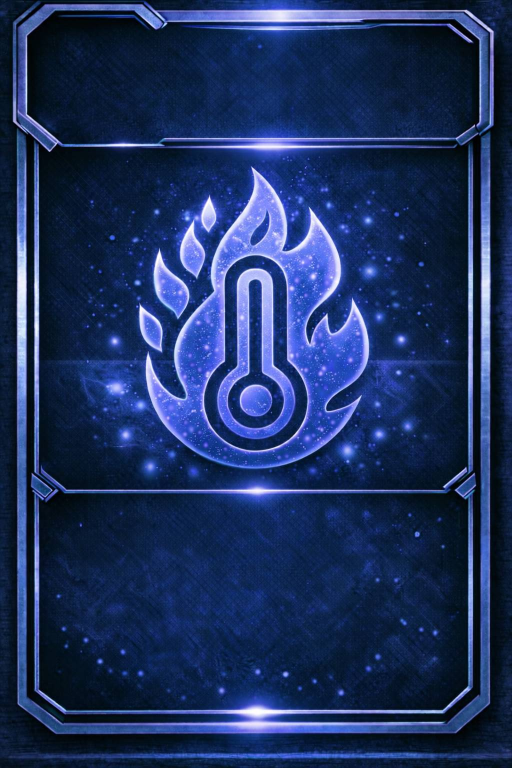
#> input picture bg_new/ChatGPT Image 15 kwi 2026, 18_47_48.jpg, 1024 x 1536 px (shown at 1/2 size)
$ python cards_9up_pdf.py bg_new out.png
#> lines starting #> are read from the running program, lines starting #| are printed output that depends on the picture
import argparse
import math
import re
from io import BytesIO
from pathlib import Path

from PIL import Image
import img2pdf


A4_W_MM = 210
A4_H_MM = 297


def mm_to_px(mm: float, dpi: int) -> int:
    return int(round(mm / 25.4 * dpi))


def natural_key(s: str):
    return [int(t) if t.isdigit() else t.lower() for t in re.split(r"(\d+)", s)]


def collect_images(folder: Path):
    exts = {".jpg", ".jpeg", ".png"}
    files = [p for p in folder.iterdir() if p.is_file() and p.suffix.lower() in exts]
    files.sort(key=lambda p: natural_key(p.name))
    return files


def parse_grid(grid: str):
#> in main, `page = Image.new("RGB", (page_w, page_h), (255, 255, 255))`: page: PIL image 2480x3508 RGB; every value is 255
    m = re.fullmatch(r"\s*(\d+)\s*x\s*(\d+)\s*", grid.lower())
    if not m:
        raise argparse.ArgumentTypeError("Grid musi mieć format np. 10x8, 3x3, 1x10")

    cols = int(m.group(1))
    rows = int(m.group(2))

    if cols <= 0 or rows <= 0:
        raise argparse.ArgumentTypeError("Liczba kolumn i wierszy musi być większa od 0")

    return cols, rows


def get_grid(per_page: int):
    layouts = {
        1: (1, 1),
        2: (1, 2),
        3: (1, 3),
        4: (2, 2),
        5: (2, 3),
        6: (2, 3),
        7: (2, 4),
        8: (2, 4),
        9: (3, 3),
        10: (2, 5),
        11: (3, 4),
        12: (3, 4),
    }

    if per_page in layouts:
        return layouts[per_page]

    cols = math.ceil(math.sqrt(per_page))
    rows = math.ceil(per_page / cols)
    return cols, rows


def load_image_on_white_background(img_path: Path) -> Image.Image:
    with Image.open(img_path) as opened:
#> opened is the input picture: PIL image 1024x1536 RGB; mean R, G, B 28.9, 48.8, 94.6
        opened = opened.convert("RGBA")
#> opened: PIL image 1024x1536 RGBA
        background = Image.new("RGBA", opened.size, (255, 255, 255, 255))
#> background: PIL image 1024x1536 RGBA; every value is 255
        background.alpha_composite(opened)
        return background.convert("RGB")


def main():
    ap = argparse.ArgumentParser(
        description="Folder PNG/JPG/JPEG -> PDF A4 z wybranym układem obrazków na stronie."
    )

    ap.add_argument("input_dir", help="Folder z .png/.jpg/.jpeg")
    ap.add_argument("output_pdf", help="Wyjściowy PDF")

    ap.add_argument(
        "--grid",
        type=parse_grid,
        default=None,
        help="Układ obrazków na stronie, np. 10x8, 3x3, 1x10.",
    )

    ap.add_argument(
        "--cards-per-page",
        type=int,
        default=None,
        help="STARE: liczba obrazków na stronę. Dla kompatybilności wstecznej.",
    )

    ap.add_argument(
        "--copies",
        type=int,
        default=1,
        help="Ile kopii każdego obrazka wstawić, domyślnie 1.",
    )

    ap.add_argument(
        "--dpi",
        type=int,
        default=300,
        help="DPI strony A4, domyślnie 300.",
    )

    ap.add_argument(
        "--quality",
        type=int,
        default=85,
        help="Jakość JPEG dla stron, domyślnie 85.",
    )

    ap.add_argument(
        "--subsampling",
        type=int,
        default=1,
        choices=[0, 1, 2],
        help="0 najlepsze krawędzie, 1 kompromis, 2 najmniej waży.",
    )

    ap.add_argument(
        "--margin-mm",
        type=float,
        default=10.0,
        help="Margines A4 w mm, domyślnie 10.",
    )

    ap.add_argument(
        "--gap-mm",
        type=float,
        default=4.0,
        help="Odstęp między obrazkami w mm, domyślnie 4.",
    )

    args = ap.parse_args()

    in_dir = Path(args.input_dir)
    out_pdf = Path(args.output_pdf)

    files = collect_images(in_dir)
    if not files:
        raise SystemExit(f"Brak PNG/JPG/JPEG w folderze: {in_dir}")

    if args.copies < 1:
        raise SystemExit("--copies musi być >= 1")

    files = [p for p in files for _ in range(args.copies)]

    dpi = args.dpi
    page_w = mm_to_px(A4_W_MM, dpi)
    page_h = mm_to_px(A4_H_MM, dpi)

    margin = mm_to_px(args.margin_mm, dpi)
    gap = mm_to_px(args.gap_mm, dpi)

    if args.grid is not None:
        cols, rows = args.grid
        per_page = cols * rows
    elif args.cards_per_page is not None:
        per_page = max(1, int(args.cards_per_page))
        cols, rows = get_grid(per_page)
    else:
        cols, rows = parse_grid("3x3")
        per_page = cols * rows

    usable_w = page_w - 2 * margin - (cols - 1) * gap
    usable_h = page_h - 2 * margin - (rows - 1) * gap

    cell_w = usable_w // cols
    cell_h = usable_h // rows

    if cell_w <= 0 or cell_h <= 0:
        raise SystemExit("Za duży margines/odstęp albo za dużo obrazków na stronie.")

    page_streams = []
    pages = math.ceil(len(files) / per_page)

    for p in range(pages):
        page = Image.new("RGB", (page_w, page_h), (255, 255, 255))

        chunk = files[p * per_page:(p + 1) * per_page]

        for i, img_path in enumerate(chunk):
            col = i % cols
            row = i // cols

            x0 = margin + col * (cell_w + gap)
            y0 = margin + row * (cell_h + gap)

            im = load_image_on_white_background(img_path)

            iw, ih = im.size
#> iw = 1024; ih = 1536

            scale = min(cell_w / iw, cell_h / ih)
#> scale = 0.689
            nw = max(1, int(round(iw * scale)))
#> nw = 706
            nh = max(1, int(round(ih * scale)))
#> nh = 1059

            im = im.resize((nw, nh), Image.LANCZOS)
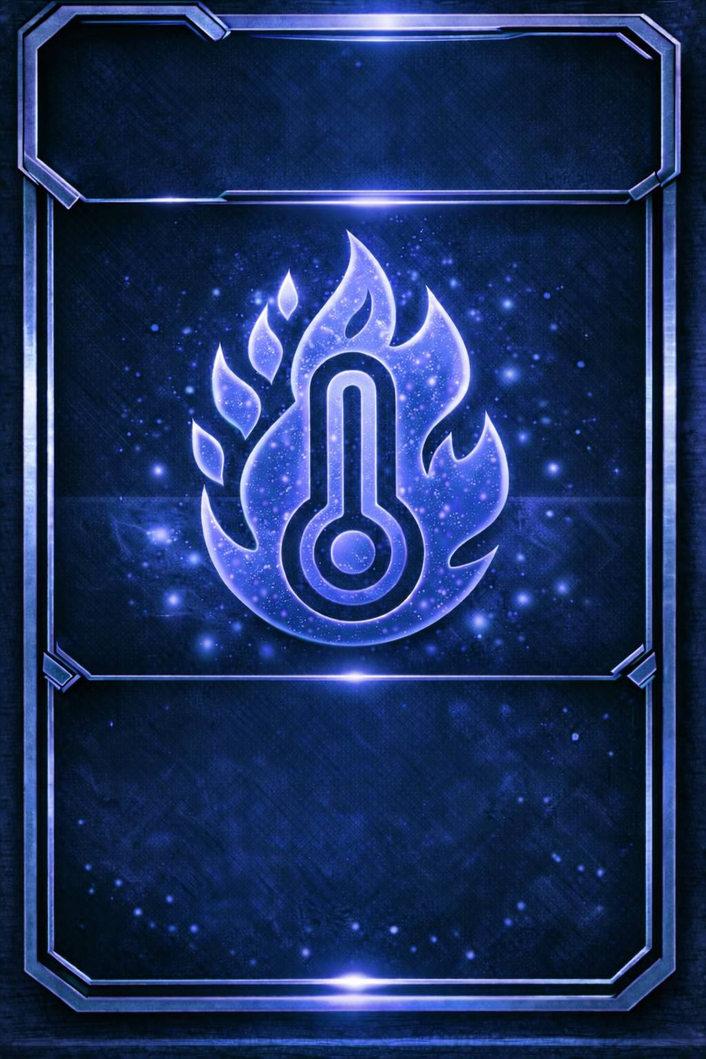
#> im: PIL image 706x1059 RGB; mean R, G, B 28.9, 48.8, 94.6

            x = x0 + (cell_w - nw) // 2
#> x = 123
            y = y0 + (cell_h - nh) // 2
#> y = 118

            page.paste(im, (x, y))
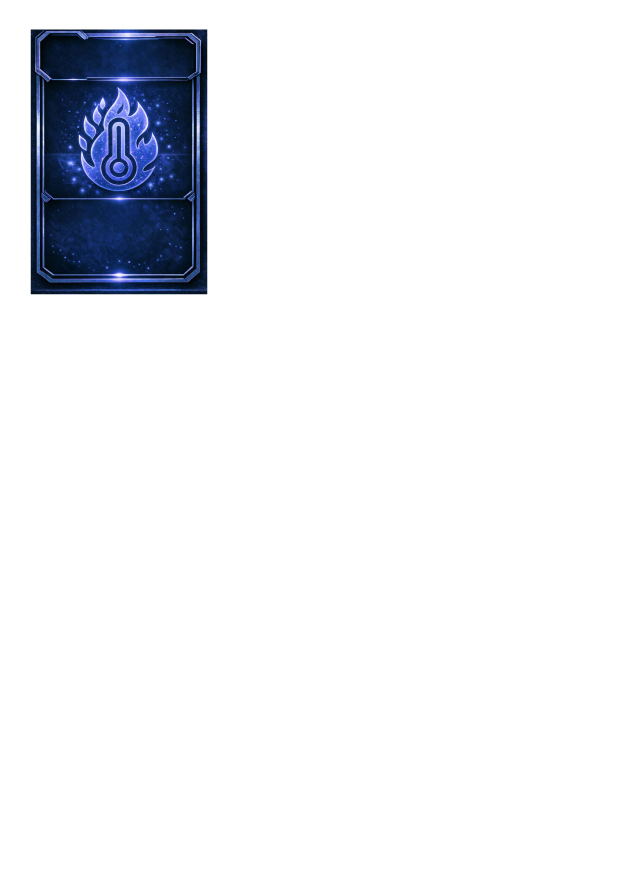
#> page: PIL image 2480x3508 RGB (shown at 1/4 size); mean R, G, B 235.6, 237.3, 241.2

        bio = BytesIO()
        page.save(
            bio,
            format="JPEG",
            quality=int(args.quality),
            subsampling=int(args.subsampling),
            optimize=True,
            progressive=True,
        )
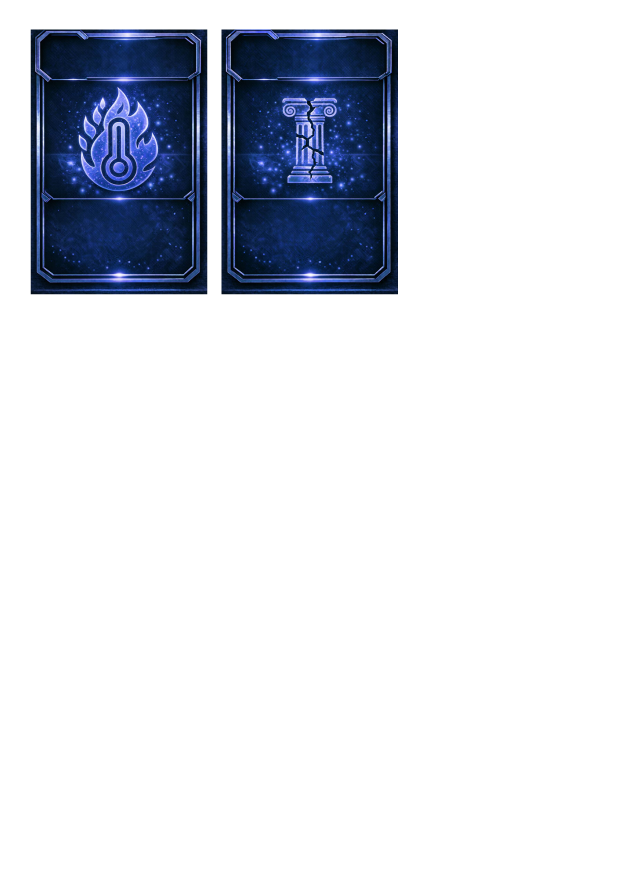
#> page: PIL image 2480x3508 RGB (shown at 1/4 size); mean R, G, B 215.8, 219.3, 227
        bio.seek(0)
        bio.name = f"page_{p + 1:04d}.jpg"
        page_streams.append(bio)

    a4_pt = (img2pdf.mm_to_pt(A4_W_MM), img2pdf.mm_to_pt(A4_H_MM))
    layout = img2pdf.get_layout_fun(a4_pt)

    pdf_bytes = img2pdf.convert(page_streams, layout_fun=layout)
    out_pdf.write_bytes(pdf_bytes)

    print(
        f"OK: {out_pdf} | obrazy po kopiach: {len(files)} | strony: {pages} | "
        f"układ: {cols}x{rows} | obrazków/strona: {per_page} | "
        f"copies={args.copies} | dpi={dpi} quality={args.quality} "
        f"subsampling={args.subsampling}"
    )


if __name__ == "__main__":
    main()
#> (the call stopped at in main, `a4_pt = (img2pdf.mm_to_pt(A4_W_MM), img2pdf.mm_to_pt(A4_H_MM))`: img2pdf is not available in this run)
